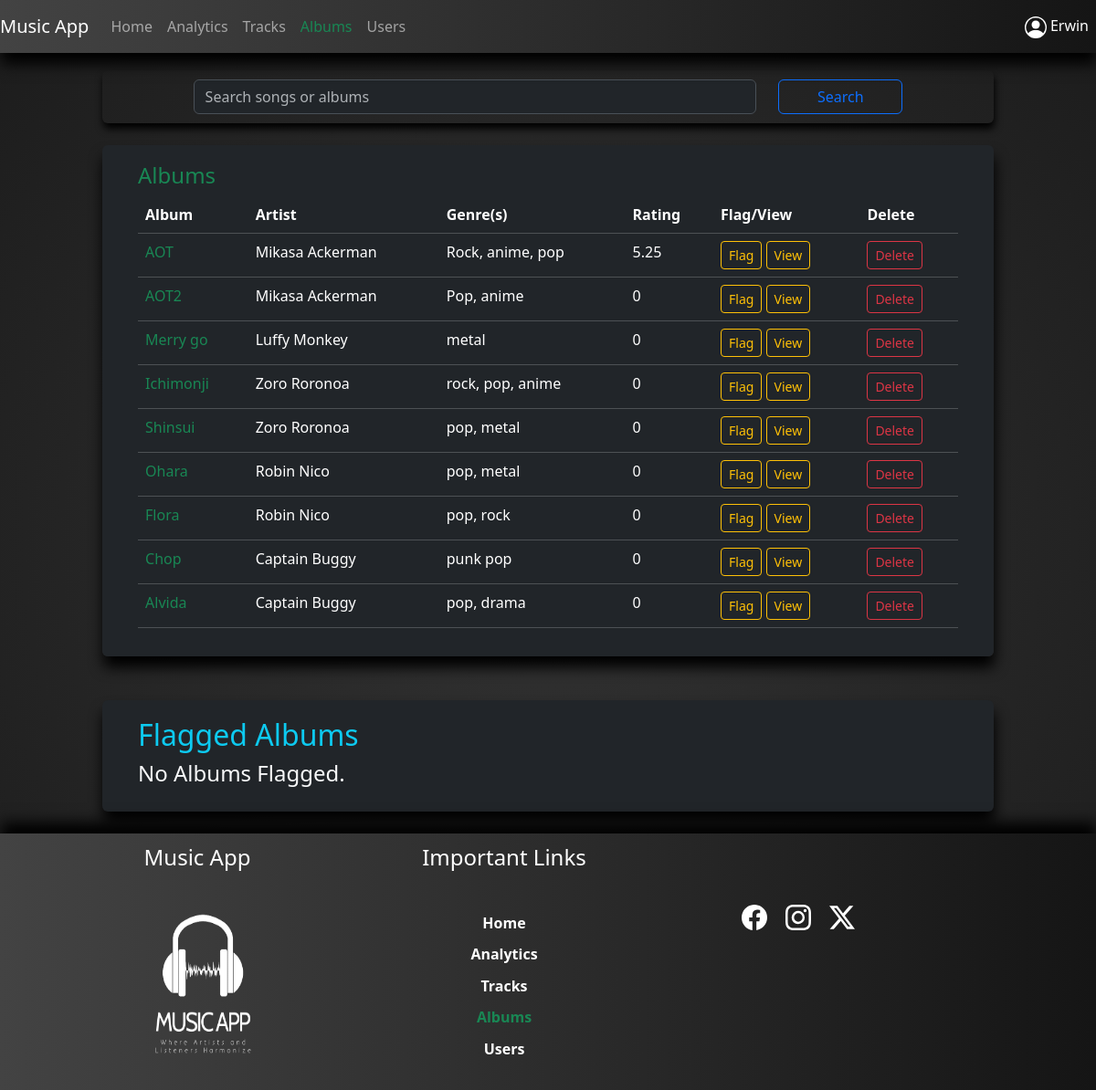
Before: /allAlbums (signed in) with the older database file.
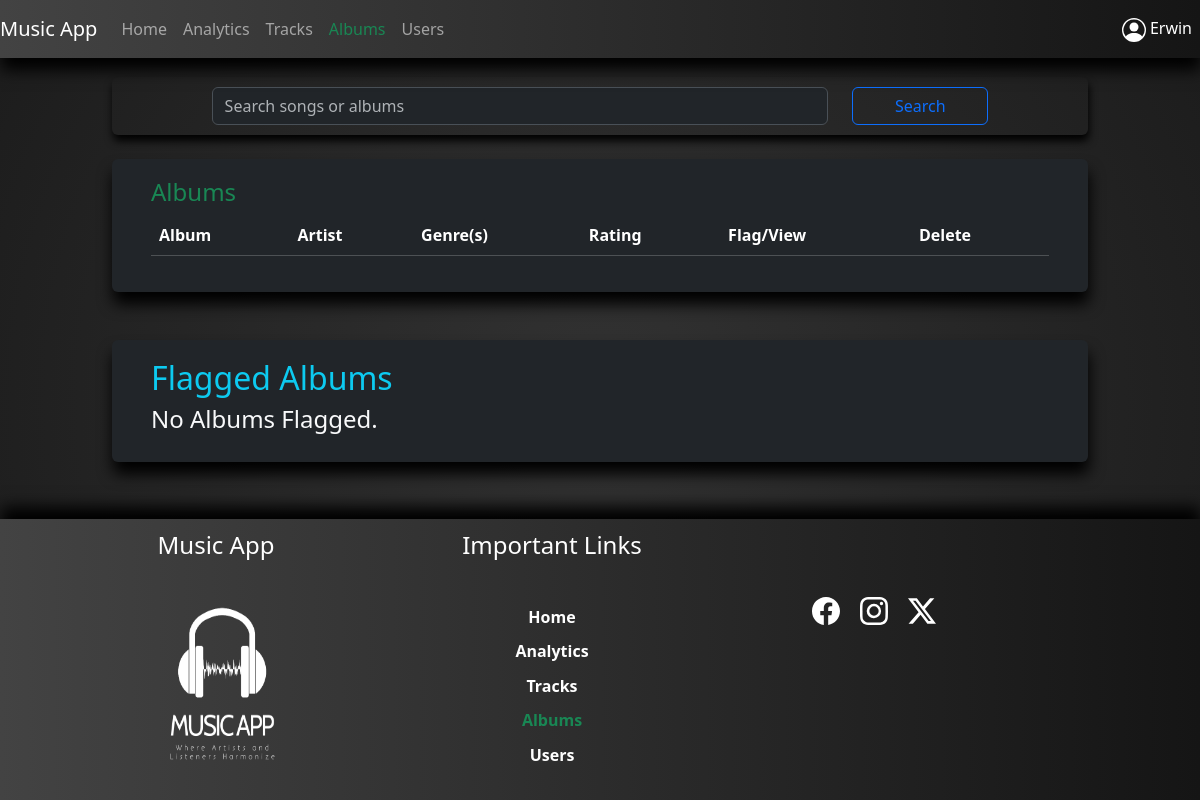
After: the same page with the newer database file.
### app/models.py (models this page shows, shortened)
class Albums(UserMixin, db.Model):
    id = db.Column(db.Integer(), autoincrement=True, primary_key=True)
    a_name = db.Column(db.String(100), nullable=False)
    a_artist = db.Column(db.String(50), nullable=False)
    a_genres = db.Column(db.String(50), nullable=False)
    a_date = db.Column(db.String(50), nullable=False)
    a_rating = db.Column(db.Integer())
    a_totalRaters = db.Column(db.Integer())
    a_flag = db.Column(db.Integer(), nullable=False)
    user_id = db.Column(db.Integer(),db.ForeignKey('users.id'),nullable=False)
    songs = db.relationship('Songs', backref='albums')

### app/views.py (the view, shortened to what this page needs)
@app.route('/allAlbums', methods=['GET','POST'])
@login_required
def allAlbums():
    form = SearchForm()
    albums=Albums.query.filter(Albums.a_flag==Flagged[0]).order_by(Albums.a_rating.desc()).all()
    flaggedAlbums=Albums.query.filter(Albums.a_flag==Flagged[1]).all()
    if request.method == 'GET':
        searchedSongsList=[]
        return render_template('admin/allAlbums.html', aA="active text-success", form=form, sSL=searchedSongsList, aList=albums, aFList=flaggedAlbums)

### app/forms.py
class SearchForm(FlaskForm):
    searchString = StringField("Search String", validators=[DataRequired()])
    search = SubmitField("Search")

### app/views.py (called while the page is built)
@login_manager.user_loader
def load_user(user_id):
    return Users.query.get(user_id)

### app/templates/admin/allAlbums.html (shortened to what this page needs)
{% extends 'layouts/base.html' %}
{% block content %}
<div class="container-fluid">
    <div class="row">
        <div class="col-md-10 offset-md-1 col-lg-10 offset-lg-1 col-sm-8 offset-sm-2">
            <div class="mySearchCont rounded">
                <form action="" class="form" method="POST" data-bs-theme="dark">
                    <div class="row">
                        <div class="col-md-8 offset-md-1 col-lg-8 offset-lg-1 col-sm-8 offset-sm-1">
                            {{ form.searchString(class="form-control", placeholder="Search songs or albums") }}
                        </div>
                        <div class="col-md-2 col-lg-2 col-sm-2">
                            <div class="d-grid">
                                {{ form.search(class="btn btn-outline-primary") }}
                            </div>
                        </div>
                    </div>
                </form>
            </div>
        </div>
    </div>
    <div class="row">
        <div class="col-md-10 offset-md-1 col-lg-10 offset-lg-1 col-sm-10 offset-sm-1">
            <div class="myExploreCont rounded bg-dark mt-4 mb-4">
                <h4 class="text-captialized text-success">Albums</h4>
                <table class="table table-dark table-hover rounded table-responsive{-sm|-md|-lg}">
                    <thead>
                        <tr>
                            <th scope="col">Album</th>
                            <th scope="col">Artist</th>
                            <th scope="col">Genre(s)</th>
                            <th scope="col">Rating</th>
                            <th scope="col">Flag/View</th>
                            <th scope="col">Delete</th>
                        </tr>
                    </thead>
                    <tbody>
                        {% for a in aList %}
                        <tr>
                            <td class="text-success">{{a['a_name']}}</td>
                            <td>{{a['a_artist']}}</td>
                            <td>{{a['a_genres']}}</td>
                            <td>{{a['a_rating']}}</td>
                            <td>
                                <a href="{{url_for('flagAlbum', aid=a['id'])}}" style="text-decoration: none;">
                                    <button class="btn btn-outline-warning btn-sm">Flag</button>
                                </a>
                                <a href="{{url_for('albumDetails', aid=a['id'])}}">
                                    <button class="btn btn-outline-warning btn-sm">View</button>
                                </a>
                            </td>
                            <td>
                                <a href="{{url_for('deleteAlbum', aid=a['id'])}}">
                                    <button class="btn btn-outline-danger btn-sm">Delete</button>
                                </a>
                            </td>
                        </tr>
                        {% endfor %}
                    </tbody>
                </table>
            </div>
        </div>
    </div>
    <div class="row">
        <div class="col-md-10 offset-md-1 col-lg-10 offset-lg-1 col-sm-10 offset-sm-1">
            <div class="myExploreCont rounded bg-dark mt-4 mb-4">
                <h2 class="text-captialized text-info">Flagged Albums</h2>
                {% if aFList|length == 0 %}
                <h4 class="text-light">No Albums Flagged.</h4>
                {% endif %}
            </div>
        </div>
    </div>
</div>
{% endblock %}

Changed rows visible on the page:
removed Albums: a_name "AOT", a_artist "Mikasa Ackerman", a_genres "Rock, anime, pop", a_rating "5.25"
removed Albums: a_name "AOT2", a_artist "Mikasa Ackerman", a_genres "Pop, anime", a_rating "0"
removed Albums: a_name "Merry go", a_artist "Luffy Monkey", a_genres "metal", a_rating "0"
removed Albums: a_name "Ichimonji", a_artist "Zoro Roronoa", a_genres "rock, pop, anime", a_rating "0"
removed Albums: a_name "Shinsui", a_artist "Zoro Roronoa", a_genres "pop, metal", a_rating "0"
removed Albums: a_name "Ohara", a_artist "Robin Nico", a_genres "pop, metal", a_rating "0"
removed Albums: a_name "Flora", a_artist "Robin Nico", a_genres "pop, rock", a_rating "0"
removed Albums: a_name "Chop", a_artist "Captain Buggy", a_genres "punk pop", a_rating "0"
removed Albums: a_name "Alvida", a_artist "Captain Buggy", a_genres "pop, drama", a_rating "0"
